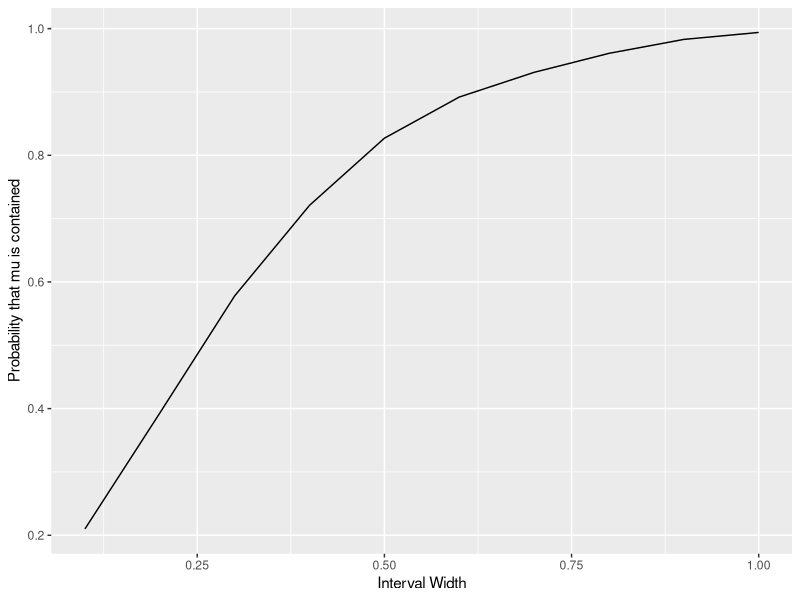
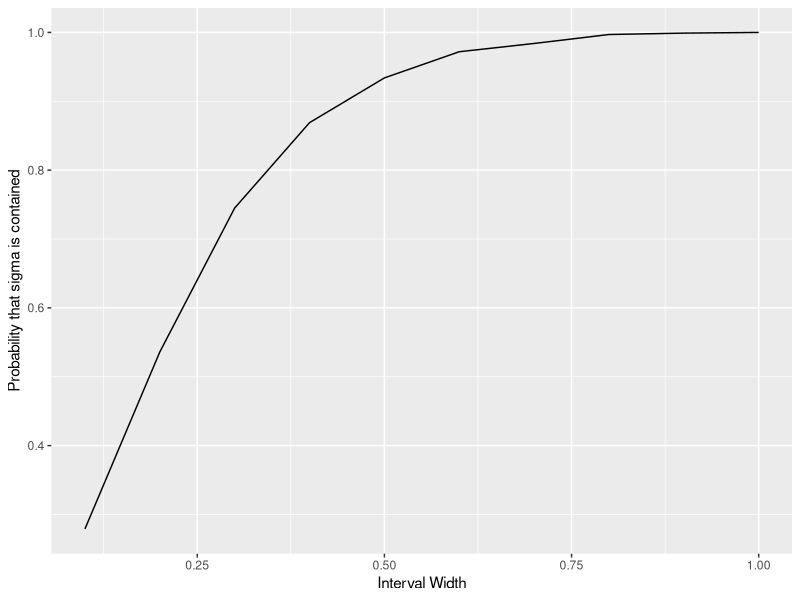

Generate these figures, in order, with R:
## ---- chunk 1
library(ggplot2)
## ---- chunk 2
interval_width = 1 # width of confidence interval
## ---- chunk 3
# number of data points to generate
n <- 30
# population mean
mu <- 2.5
# population standard deviation (square root of population variance)
sigma <- 1.0
## ---- chunk 4
# generate n values from the  Normal distribution N(mu, sigma)
x <- rnorm(n, mean = mu, sd = sigma)
## ---- chunk 5
x_bar = mean(x) # compute sample mean
## ---- chunk 6
interval <- c(x_bar - interval_width / 2, x_bar + interval_width / 2)
## ---- chunk 7
print(interval)
## ---- chunk 8
nreps <- 1000 # number of Monte Carlo simulation runs
## ---- chunk 9
# define a series of interval widths
interval_width <- seq(0.1, 1.0, 0.1)
# store the number of interval widths generated
n_interval_widths <- length(interval_width)
## ---- chunk 10
print(interval_width)
## ---- chunk 11
# create a vector to store the number of times the population mean is contained
mu_contained <- rep(0, n_interval_widths)
## ---- chunk 12
for (replicate in 1:nreps) {

  x <- sigma * rnorm(n) + mu # simulate a data set

  xbar <- mean(x) # compute the sample mean

  # for each interval width that we are testing ...
  for (j in 1:n_interval_widths) {
    # check if the interval contains the true mean
    if ((mu > xbar - 0.5 * interval_width[j]) &
        (mu < xbar + 0.5 * interval_width[j])) {
      # if it is, we increment the count by one for this width
      mu_contained[j] <- mu_contained[j] + 1
    }
  }

}
## ---- chunk 13
probability_mean_contained <- mu_contained / nreps
## ---- chunk 14
# create a data frame containing the variables we wish to plot
df <- data.frame(interval_width = interval_width,
                 probability_mean_contained = probability_mean_contained)

# initialise the ggplot
plt <- ggplot(df, aes(x = interval_width, y = probability_mean_contained))
# create a line plot
plt <- plt + geom_line()
# add a horizontal axis label
plt <- plt + xlab("Interval Width")
# create a vertical axis label
plt <- plt + ylab("Probability that mu is contained")

print(plt) # plot to screen
## ---- chunk 15
print(2 * 1.65 * sigma / sqrt(n))
## ---- chunk 16
# create a vector to store the number of times
# the population variance is contained
sigma_contained <- rep(0, n_interval_widths)

for (replicate in 1:nreps) {

  x <- rnorm(n, mean = mu, sd = sigma) + mu # simulate a data set

  sigmabar <- sd(x) # compute the sample standard deviation

  # for each interval width that we are testing ...
  for (j in 1:n_interval_widths) {
    # check if the interval contains the true mean
    if ((sigma > sigmabar - 0.5 * interval_width[j]) &
        (sigma < sigmabar + 0.5 * interval_width[j])) {

      # if it is, we increment the count by one for this width
      sigma_contained[j] <- sigma_contained[j] + 1
    }
  }
}

probability_var_contained <- sigma_contained / nreps

# create a data frame containing the variables we wish to plot
df <- data.frame(interval_width = interval_width,
        probability_var_contained = probability_var_contained)

# initialise the ggplot
plt <- ggplot(df, aes(x = interval_width, y = probability_var_contained))
# create a line plot
plt <- plt + geom_line()
# add a horizontal axis label
plt <- plt + xlab("Interval Width")
# create a vertical axis label
plt <- plt + ylab("Probability that sigma is contained")

# plot to screen
print(plt)

print(df)
